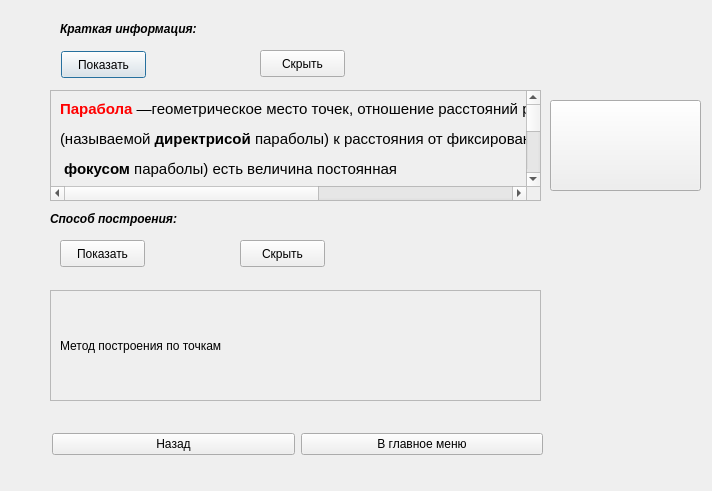
<?xml version="1.0" encoding="UTF-8"?>
<ui version="4.0">
 <class>parabola</class>
 <widget class="QDialog" name="parabola">
  <property name="geometry">
   <rect>
    <x>0</x>
    <y>0</y>
    <width>712</width>
    <height>491</height>
   </rect>
  </property>
  <property name="windowTitle">
   <string>Dialog</string>
  </property>
  <widget class="QPushButton" name="pushButton">
   <property name="geometry">
    <rect>
     <x>61</x>
     <y>51</y>
     <width>85</width>
     <height>27</height>
    </rect>
   </property>
   <property name="text">
    <string>Показать</string>
   </property>
  </widget>
  <widget class="QPushButton" name="pushButton_3">
   <property name="geometry">
    <rect>
     <x>260</x>
     <y>50</y>
     <width>85</width>
     <height>27</height>
    </rect>
   </property>
   <property name="text">
    <string>Скрыть</string>
   </property>
  </widget>
  <widget class="QPushButton" name="pushButton_2">
   <property name="geometry">
    <rect>
     <x>60</x>
     <y>240</y>
     <width>85</width>
     <height>27</height>
    </rect>
   </property>
   <property name="text">
    <string>Показать</string>
   </property>
  </widget>
  <widget class="QPushButton" name="pushButton_4">
   <property name="geometry">
    <rect>
     <x>240</x>
     <y>240</y>
     <width>85</width>
     <height>27</height>
    </rect>
   </property>
   <property name="text">
    <string>Скрыть</string>
   </property>
  </widget>
  <widget class="QScrollArea" name="scrollArea">
   <property name="geometry">
    <rect>
     <x>50</x>
     <y>90</y>
     <width>491</width>
     <height>111</height>
    </rect>
   </property>
   <property name="widgetResizable">
    <bool>true</bool>
   </property>
   <widget class="QWidget" name="scrollAreaWidgetContents">
    <property name="geometry">
     <rect>
      <x>0</x>
      <y>0</y>
      <width>835</width>
      <height>519</height>
     </rect>
    </property>
    <layout class="QVBoxLayout" name="verticalLayout">
     <item>
      <widget class="QLabel" name="label">
       <property name="text">
        <string>&lt;!DOCTYPE HTML PUBLIC &quot;-//W3C//DTD HTML 4.0//EN&quot; &quot;http://www.w3.org/TR/REC-html40/strict.dtd&quot;&gt;
&lt;html&gt;&lt;head&gt;&lt;meta name=&quot;qrichtext&quot; content=&quot;1&quot; /&gt;&lt;style type=&quot;text/css&quot;&gt;
p, li { white-space: pre-wrap; }
&lt;/style&gt;&lt;/head&gt;&lt;body style=&quot; font-family:'Ubuntu'; font-size:11pt; font-weight:400; font-style:normal;&quot;&gt;
&lt;p style=&quot; margin-top:12px; margin-bottom:12px; margin-left:0px; margin-right:0px; -qt-block-indent:0; text-indent:0px;&quot;&gt;&lt;span style=&quot; font-weight:600; color:#ff0000;&quot;&gt;Парабола&lt;/span&gt; —геометрическое место точек, отношение расстояний расстояния  от дааной точки до данной прямой &lt;/p&gt;
&lt;p style=&quot; margin-top:12px; margin-bottom:12px; margin-left:0px; margin-right:0px; -qt-block-indent:0; text-indent:0px;&quot;&gt;(называемой &lt;span style=&quot; font-weight:600;&quot;&gt;директрисой&lt;/span&gt; параболы) к расстояния от фиксированной точки до  данной точки (называемой&lt;/p&gt;
&lt;p style=&quot; margin-top:12px; margin-bottom:12px; margin-left:0px; margin-right:0px; -qt-block-indent:0; text-indent:0px;&quot;&gt; &lt;span style=&quot; font-weight:600;&quot;&gt;фокусом&lt;/span&gt; параболы) есть величина постоянная&lt;/p&gt;
&lt;p style=&quot; margin-top:12px; margin-bottom:12px; margin-left:0px; margin-right:0px; -qt-block-indent:0; text-indent:0px;&quot;&gt;Наряду с эллипсом и гиперболой, парабола является коническим сечением. &lt;/p&gt;
&lt;p style=&quot; margin-top:12px; margin-bottom:12px; margin-left:0px; margin-right:0px; -qt-block-indent:0; text-indent:0px;&quot;&gt;Она может быть определена как коническое сечение с единичным эксцентриситетом.&lt;/p&gt;
&lt;p style=&quot; margin-top:12px; margin-bottom:12px; margin-left:0px; margin-right:0px; -qt-block-indent:0; text-indent:0px;&quot;&gt;&lt;span style=&quot; font-weight:600; color:#ff0000;&quot;&gt;Каноническое уравнение параболы :&lt;/span&gt;&lt;/p&gt;
&lt;p style=&quot; margin-top:12px; margin-bottom:12px; margin-left:0px; margin-right:0px; -qt-block-indent:0; text-indent:0px;&quot;&gt;&lt;span style=&quot; font-weight:600; color:#ff0000;&quot;&gt;y&lt;/span&gt;&lt;span style=&quot; font-weight:600; color:#ff0000; vertical-align:super;&quot;&gt;2&lt;/span&gt;&lt;span style=&quot; font-weight:600; color:#ff0000;&quot;&gt;=2*p*x&lt;/span&gt;&lt;/p&gt;
&lt;p style=&quot; margin-top:12px; margin-bottom:12px; margin-left:0px; margin-right:0px; -qt-block-indent:0; text-indent:0px;&quot;&gt;&lt;span style=&quot; font-weight:600;&quot;&gt;Парабола&lt;/span&gt; —кривая второго порядка.&lt;/p&gt;
&lt;p style=&quot; margin-top:0px; margin-bottom:0px; margin-left:0px; margin-right:0px; -qt-block-indent:0; text-indent:0px;&quot;&gt;Она имеет ось симмтерии, называемой &lt;span style=&quot; font-weight:600; font-style:italic;&quot;&gt;осью параболы&lt;/span&gt;. Ось проходит через фокус и перпендикулярна директрисе.&lt;/p&gt;
&lt;p style=&quot;-qt-paragraph-type:empty; margin-top:0px; margin-bottom:0px; margin-left:0px; margin-right:0px; -qt-block-indent:0; text-indent:0px;&quot;&gt;&lt;/p&gt;
&lt;p style=&quot; margin-top:12px; margin-bottom:0px; margin-left:0px; margin-right:0px; -qt-block-indent:0; text-indent:0px;&quot;&gt;Если фокус параболы отразить относительно касательной, то его образ будет лежать на директрисе.&lt;/p&gt;
&lt;p style=&quot;-qt-paragraph-type:empty; margin-top:12px; margin-bottom:0px; margin-left:0px; margin-right:0px; -qt-block-indent:0; text-indent:0px;&quot;&gt;&lt;/p&gt;
&lt;p style=&quot; margin-top:0px; margin-bottom:0px; margin-left:0px; margin-right:0px; -qt-block-indent:0; text-indent:0px;&quot;&gt;Парабола является &lt;span style=&quot; font-weight:600;&quot;&gt;антиподерой прямой&lt;/span&gt;.&lt;/p&gt;
&lt;p style=&quot;-qt-paragraph-type:empty; margin-top:0px; margin-bottom:0px; margin-left:0px; margin-right:0px; -qt-block-indent:0; text-indent:0px;&quot;&gt;&lt;/p&gt;
&lt;p style=&quot; margin-top:0px; margin-bottom:0px; margin-left:0px; margin-right:0px; -qt-block-indent:0; text-indent:0px;&quot;&gt;Все параболы подобны. Расстояние между фокусом и директрисой определяет масштаб.&lt;/p&gt;
&lt;p style=&quot;-qt-paragraph-type:empty; margin-top:0px; margin-bottom:0px; margin-left:0px; margin-right:0px; -qt-block-indent:0; text-indent:0px;&quot;&gt;&lt;/p&gt;
&lt;p style=&quot; margin-top:0px; margin-bottom:12px; margin-left:0px; margin-right:0px; -qt-block-indent:0; text-indent:0px;&quot;&gt;При вращении параболы вокруг оси симметрии получается эллиптический параболоид.&lt;/p&gt;
&lt;p style=&quot;-qt-paragraph-type:empty; margin-top:0px; margin-bottom:0px; margin-left:0px; margin-right:0px; -qt-block-indent:0; text-indent:0px;&quot;&gt;&lt;/p&gt;
&lt;p style=&quot; margin-top:0px; margin-bottom:0px; margin-left:0px; margin-right:0px; -qt-block-indent:0; text-indent:0px;&quot;&gt;&lt;span style=&quot; font-weight:600;&quot;&gt;Оптическое свойство.&lt;/span&gt; Пучок лучей, параллельных оси параболы, отражаясь в параболе, собирается в её фокусе.&lt;/p&gt;
&lt;p style=&quot; margin-top:0px; margin-bottom:0px; margin-left:0px; margin-right:0px; -qt-block-indent:0; text-indent:0px;&quot;&gt; И наоборот, свет от источника, находящегося в фокусе, отражается параболой в пучок параллельных её оси лучей.&lt;/p&gt;
&lt;p style=&quot;-qt-paragraph-type:empty; margin-top:12px; margin-bottom:12px; margin-left:0px; margin-right:0px; -qt-block-indent:0; text-indent:0px;&quot;&gt;&lt;/p&gt;&lt;/body&gt;&lt;/html&gt;</string>
       </property>
      </widget>
     </item>
    </layout>
   </widget>
  </widget>
  <widget class="QScrollArea" name="scrollArea_2">
   <property name="geometry">
    <rect>
     <x>50</x>
     <y>290</y>
     <width>491</width>
     <height>111</height>
    </rect>
   </property>
   <property name="widgetResizable">
    <bool>true</bool>
   </property>
   <widget class="QWidget" name="scrollAreaWidgetContents_2">
    <property name="geometry">
     <rect>
      <x>0</x>
      <y>0</y>
      <width>489</width>
      <height>109</height>
     </rect>
    </property>
    <layout class="QVBoxLayout" name="verticalLayout_2">
     <item>
      <widget class="QLabel" name="label_3">
       <property name="text">
        <string>Метод построения по точкам</string>
       </property>
      </widget>
     </item>
    </layout>
   </widget>
  </widget>
  <widget class="QLabel" name="label_2">
   <property name="geometry">
    <rect>
     <x>60</x>
     <y>20</y>
     <width>181</width>
     <height>17</height>
    </rect>
   </property>
   <property name="font">
    <font>
     <weight>75</weight>
     <italic>true</italic>
     <bold>true</bold>
    </font>
   </property>
   <property name="text">
    <string>Краткая информация:</string>
   </property>
  </widget>
  <widget class="QLabel" name="label_8">
   <property name="geometry">
    <rect>
     <x>50</x>
     <y>210</y>
     <width>201</width>
     <height>17</height>
    </rect>
   </property>
   <property name="font">
    <font>
     <weight>75</weight>
     <italic>true</italic>
     <bold>true</bold>
    </font>
   </property>
   <property name="text">
    <string>Способ построения:</string>
   </property>
  </widget>
  <widget class="QWidget" name="layoutWidget">
   <property name="geometry">
    <rect>
     <x>52</x>
     <y>430</y>
     <width>491</width>
     <height>29</height>
    </rect>
   </property>
   <layout class="QHBoxLayout" name="horizontalLayout">
    <item>
     <widget class="QPushButton" name="pushButton_5">
      <property name="text">
       <string>Назад</string>
      </property>
     </widget>
    </item>
    <item>
     <widget class="QPushButton" name="pushButton_6">
      <property name="text">
       <string>В главное меню</string>
      </property>
     </widget>
    </item>
   </layout>
  </widget>
  <widget class="QPushButton" name="pushButton_7">
   <property name="geometry">
    <rect>
     <x>550</x>
     <y>100</y>
     <width>151</width>
     <height>91</height>
    </rect>
   </property>
   <property name="text">
    <string/>
   </property>
   <property name="icon">
    <iconset resource="Res/Res.qrc">
     <normaloff>:/Res/parabola.png</normaloff>:/Res/parabola.png</iconset>
   </property>
   <property name="iconSize">
    <size>
     <width>150</width>
     <height>150</height>
    </size>
   </property>
  </widget>
 </widget>
 <resources>
  <include location="Res/Res.qrc"/>
 </resources>
 <connections/>
</ui>
